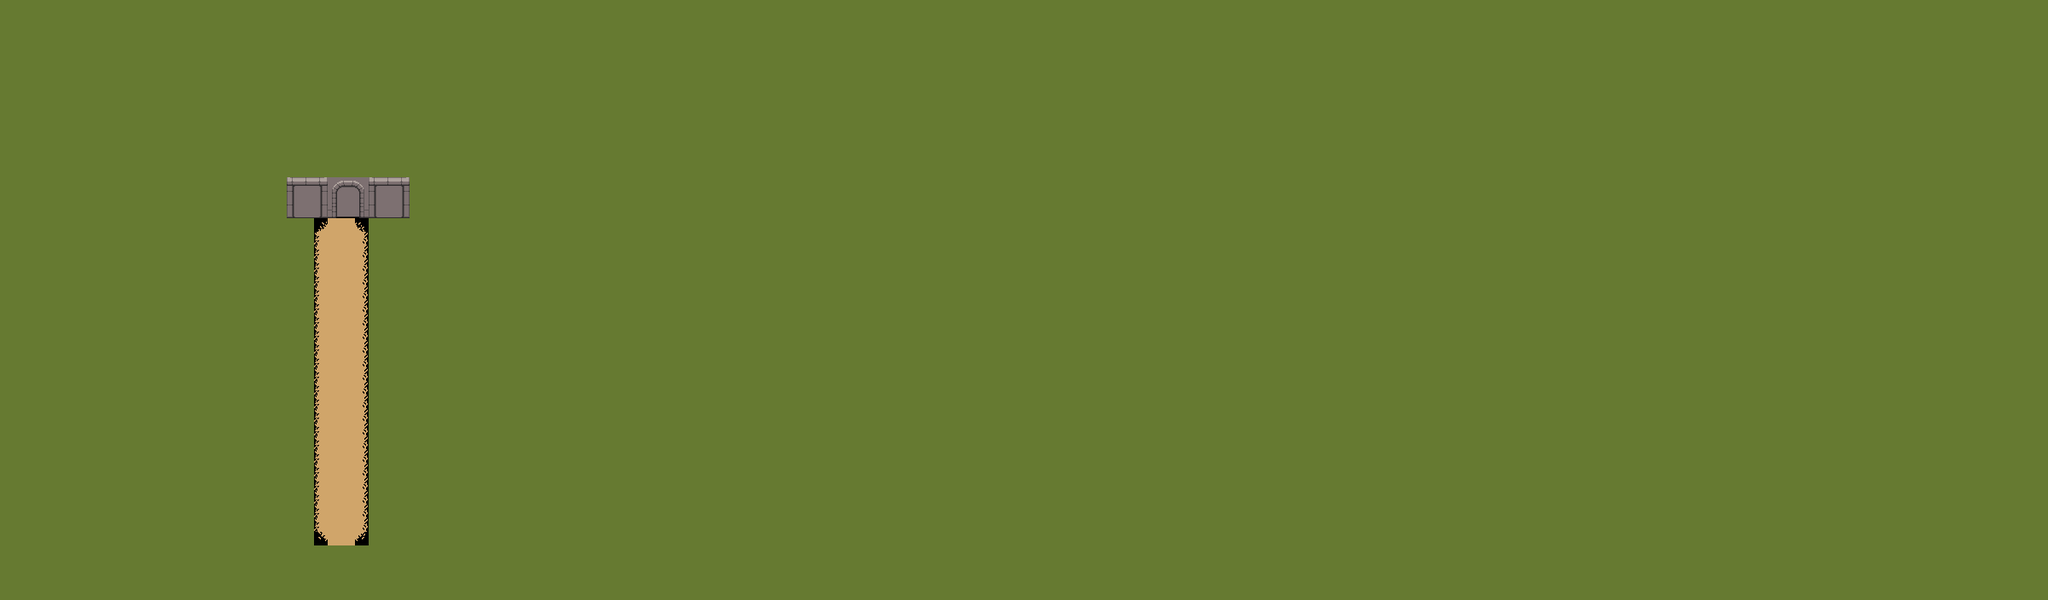

Rendered tile map (Tiled .tmx) drawn with the repository's tilesets; below, a short description and the map source with its tile grids summarised:
An orthogonal 150x44 tile map with 16x16 px tiles, 1 tile layer (Tile Layer 1), 2 tilesets.

<map version="1.10" tiledversion="1.10.2" orientation="orthogonal" renderorder="right-down" width="150" height="44" tilewidth="16" tileheight="16" infinite="0" nextlayerid="2" nextobjectid="1">
 <tileset firstgid="1" source="Forest Tilesett.tsx" />
 <tileset firstgid="221" source="Settlement.tsx" />
 <layer id="1" name="Tile Layer 1" width="150" height="44">
  <data>[6600 cells, 6600 non-empty, 26 distinct tile ids]</data>
 </layer>
</map>
